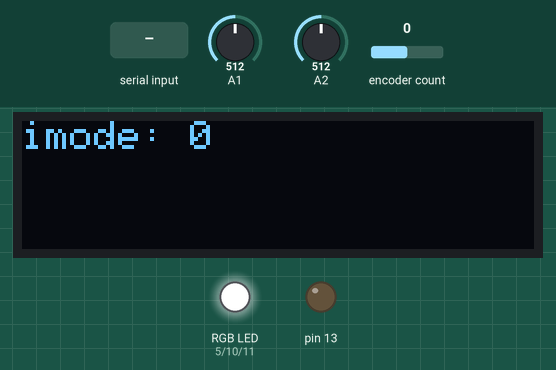
This sketch was run on a simulated Arduino Uno, built with avr-gcc and run on an emulated ATmega328P. On the bench: 128×32 one-colour display, an RGB LED mixed from three pins (HIGH = lit), output pins drawn as LEDs (lit = HIGH). The inputs (shaded band) are chosen by the test bench; at power-on: encoder count 0, A1 = 512, A2 = 512. The display library's start-up logo is not drawn; what the sketch prints to the serial monitor is not drawn.

Above: at 4.7 s.
4.8 s: encoder count set to 4
At 5.3 s:
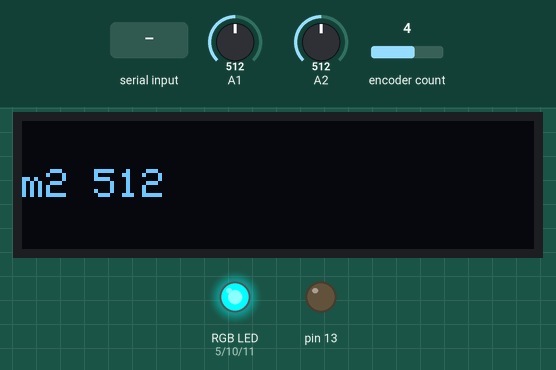
6.3 s: encoder count set to 3
At 7.8 s:
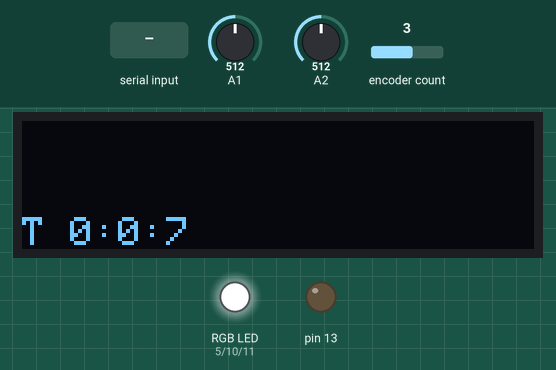
9.3 s: encoder count set to 2
At 9.7 s:
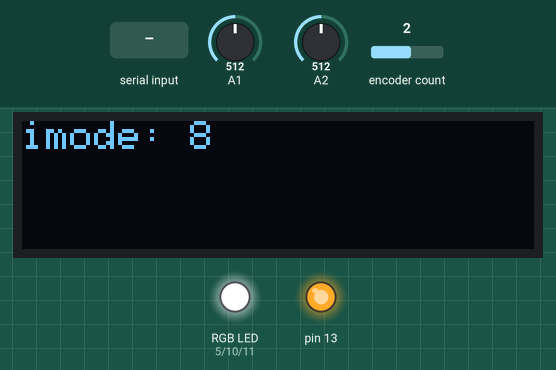
10.8 s: encoder count set to 1
At 11.8 s:
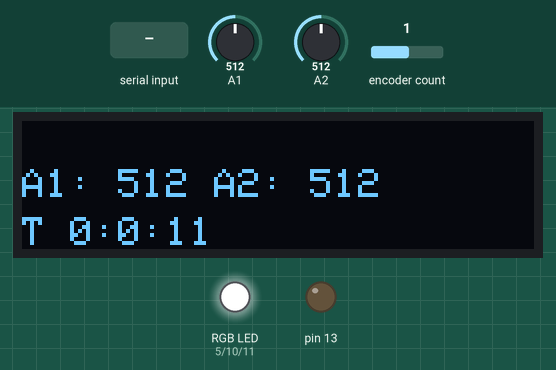
13.8 s: "led on\n" received over Serial
At 14.3 s:
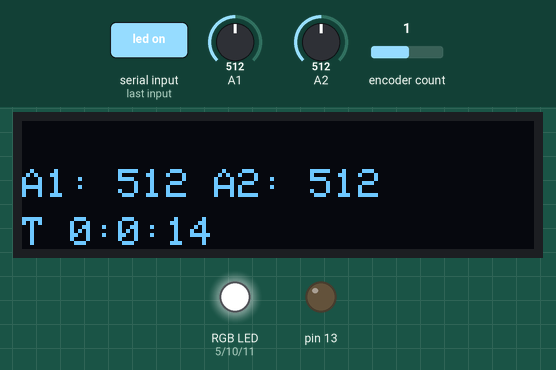
15.4 s: A1 set to 716
At 16.8 s:
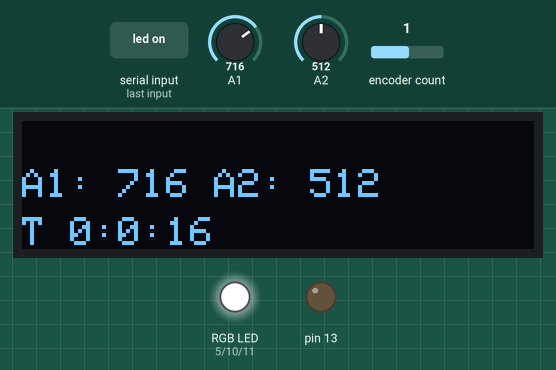
Timing chart, 0 to 18.4 s (numbered marks = the images above; inputs shaded):
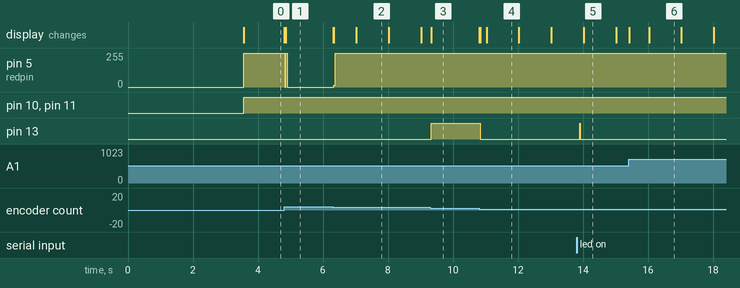

Measured:
- after the input at 4.8 s, pin 5 (redpin): 255/255 → 0/255 at once; the display: first changes at once (image 1 shows a later state)
- after the input at 6.3 s, pin 5 (redpin): 0/255 → 255/255 at once; the display: first changes at once (image 2 shows a later state)
- after the input at 9.3 s, pin 13: LOW → HIGH at once; the display: changes at once (image 3)
- after the input at 10.8 s, pin 13: HIGH → LOW at once; the display: first changes at once (image 4 shows a later state)
- after the input at 13.8 s, pin 13: LOW → HIGH after 0.11 s, → LOW 0.02 s later
- what the display in image 2 shows lasts 1.0 s, from 7.0 s to 8.0 s

The sketch:

H2.ino
```cpp
/* 6.18.2015 Kyle Bowerman
* Matts Timer + OledSimple Text
* 6.22 Adding encoder
* 6.23 Fixing encoder from _MyExamples/MyBasic
* 6.23 apporting trying interuppts
* 7.2 renamed G2 from NonInrpts-oldedWTimerEncoder
* 7.2 renamed H2 from G2 for fork to Adafruit Oled 128x32 I2C
*
*/
#include <Wire.h>  // Include Wire if you're using I2C
#include <SPI.h>  // Include SPI if you're using SPI
#include <SFE_MicroOLED.h>  // Include the SFE_MicroOLED library
#include <Encoder.h> // enocer libarary
//Adafruit Oled 128x32
#include <Adafruit_GFX.h>
#include <Adafruit_SSD1306.h>

#define OLED_RESET 9
Adafruit_SSD1306 display(OLED_RESET);

// MicroOLED Definition //
/*
#define PIN_RESET 9  // Connect RST to pin 9
#define PIN_DC    8  // Connect DC to pin 8
#define PIN_CS    10 // Connect CS to pin 10
#define DC_JUMPER 1
*/


#define COMMON_ANODE


// MicroOLED Object Declaration //
//MicroOLED oled(PIN_RESET, PIN_DC, PIN_CS); // SPI declaration
//MicroOLED oled(PIN_RESET, DC_JUMPER);    // I2C declaration

//Endocer declaration
Encoder myEnc(7, 6);

// Prototypes
void timer(void (*)(void), int, unsigned long *);

// Globals
String inputBuffer;
String inputLine;
unsigned long *timer1 = new unsigned long;
unsigned long *timer2 = new unsigned long;
unsigned long *timer3 = new unsigned long;
unsigned long *timer4 = new unsigned long;
unsigned long *timer5 = new unsigned long;
long oldPosition  = -999;
int newtime = 0;
int oldtime = 0;
int button = 4;
int bluepin = 11;
int greenpin = 10;
int redpin = 5;
int m_wet = 800;
int m_ok = 300;
int m_danger = 100;
int m_dry = 10;

// the setup function runs once when you press reset or power the board
void setup() {

  Serial.begin(9600);

  // by default, we'll generate the high voltage from the 3.3v line internally! (neat!)
  display.begin(SSD1306_SWITCHCAPVCC, 0x3C);  // initialize with the I2C addr 0x3C (for the 128x32)
  // init done

  // Show image buffer on the display hardware.
  // Since the buffer is intialized with an Adafruit splashscreen
  // internally, this will display the splashscreen.
  display.display();
  delay(2000);

  // Clear the buffer.
  display.clearDisplay();

  delay(1500);
  print("microled_demo");
  int mySeconds = 0;
  int myMinutes = 0;
  int myHours = 0;
  int myDays = 0;

  pinMode(13, OUTPUT);
  pinMode(button, INPUT);
  digitalWrite(button, HIGH); // internal pullup
  pinMode(redpin, OUTPUT);
  pinMode(greenpin, OUTPUT);
  pinMode(bluepin, OUTPUT);

  //Serial.begin(9600);
  print("\n\nStartup...\n\n");
  // Make sure the timers start at 0
  (*timer1) = 0;
  (*timer2) = 0;
  (*timer3) = 0;
  (*timer4) = 0;
  (*timer5) = 0;

}


// the loop function runs over and over again forever
void loop() {
  // Every time the user hits 'enter', run executeCommand against the input
  checkUserInput();
  if (inputLine != "") {
    executeCommand(inputLine);
  }

  //  timer(&printAnalogPins, 2000, timer1); // Call printAnalogPins every 2000ms
  timer(&hello, 10000, timer2); // Call hello every 10 seconds
  //timer(&printDot, 200, timer3); // Just print dots every 200ms
  //timer(&printAnalog, 5000, timer4); // call kyleText every 5 seconds
  //timer(&printMode, 10000, timer2); //clear the page every 7 seconds

   doDispatch();

  //  testDisplay();


}

void testDisplay() {
  display.setTextSize(1);
  display.setTextColor(WHITE);
  display.setCursor(0,0);
  display.println("Hello, world!");
  display.display();
  delay(2000);
  display.setCursor(0,8);
  display.println("goodbye, world!");
  display.display();
  delay(2000);
  display.setCursor(0,16);
   display.setTextColor(BLACK, WHITE); // 'inverted' text
  display.println("line 3 inverted");
  display.display();
  delay(2000);
  display.setCursor(0,24);
   display.setTextColor(WHITE);
  display.println("line 4 white");
  display.display();
  delay(2000);
  // Clear the buffer.
  display.clearDisplay();
  display.display();
  delay(2000);
}

void doDispatch() {
  long newPosition = myEnc.read();

  if (newPosition != oldPosition) {
    oldtime = newtime;
    newtime = millis();
    oldPosition = newPosition;
    Serial.print("this call made from doDispatch ");
    Serial.println(newPosition);
    //printMode();
    if (newPosition % 4 == 0 ) {
      if (newtime - oldtime > 3) {
        //printHead(newPosition);  // lagged behind
        printPos();
        Serial.print("newPosition: ");
        Serial.println(newPosition);
      }
      else {
        Serial.print("timediff ");
        Serial.println(newtime - oldtime);
      }
    }
  }

  if (newPosition < 0 )  myEnc.write(0); // dont let the postion go below 0
  //if (newPosition  < 1 ) {closeDisplay(5);} // Close display
  if (newPosition == 4 )  printAnalog();
  if (newPosition == 8 )  digitalWrite(13, HIGH);
  if (newPosition != 8 )  digitalWrite(13, LOW);
  if (newPosition == 12 ) printTime();
  if (newPosition == 16 ) checkMoisture();
  if (newPosition == 16 ) setColor(255,0,0); //red
  if (newPosition == 20 ) setColor(0,255,0); //green
  if (newPosition == 24 ) setColor(0,0,255); //blue
  if (newPosition == 28 ) setColor(255, 255,0); //yellow
  if (newPosition == 32 ) setColor(80,0,80); //purple
  if (newPosition == 36 ) setColor(0,255,255); //aqua
  if (newPosition == 40 ) setColor(255,165,0); //orange
  if (newPosition == 44 ) setColor(255,0,0); //red
  if (newPosition < 16 || newPosition > 44 ) {
     setColor(0,0,0);
    }
}

void checkMoisture() {
  int m1 = analogRead(A1);
  int m2 = analogRead(A2);
  int driestValue = 0;
  display.clearDisplay();
  display.setCursor(0,12);
  if (m1 < m2 ) {
    driestValue = m1;
    display.print("m1 ");
    display.print(m1);
  } else {
    driestValue = m2;
    display.print("m2 ");
    display.print(m2);
  }
  display.display();
  // Set the color button
  if ( driestValue < m_dry ) setColor(255,0,0); //red
  if ( driestValue > m_dry && driestValue < m_danger ) setColor(255,165,0); //orange
  if ( driestValue > m_danger && driestValue < m_ok ) setColor(255,255,0); //yellow
  if ( driestValue > m_ok && driestValue < m_wet ) setColor(0,255,0); //green
  if ( driestValue > m_wet ) setColor(0,0,255); //blue
}


void setColor(int red, int green, int blue)
{
  #ifdef COMMON_ANODE
    red = 255 - red;
    green = 255 - green;
    blue = 255 - blue;
  #endif
  analogWrite(redpin, red);
  analogWrite(greenpin, green);
  analogWrite(bluepin, blue);
}


void printPos() {
  long cPosition = myEnc.read();
  display.clearDisplay();
  display.setTextSize(1);
  display.setTextColor(WHITE);
  display.setCursor(0, 0);        // Set cursor to top-left
  display.print("imode: ");
  display.print(cPosition);
  display.display();
}
/*
void closeDisplay(int timeout) {
  Serial.print("closing display");
  oled.clear(ALL);
  oled.print("sleep in\n");
  oled.print(timeout);
  oled.display();
  delay(timeout * 1000 );
  oled.clear(ALL);
}
*/

void printTime() {

  int mySeconds = (millis() % 60000)/1000;
  int myMinutes = (millis() % 3600000)/60000;  //3600000 milliseconds in an hour
  int myHour = (millis() % 86400000)/3600000; //86400000 miliisceconds in a day
  display.clearDisplay();
  display.setCursor(0,24);
  display.print("T ");
  display.print(myHour);
  display.print(":");
  display.print(myMinutes);
  display.print(":");
  display.print(mySeconds);
  display.display();
}


void printAnalog() {
    int mySeconds = (millis() % 60000)/1000;
    int myMinutes = (millis() % 3600000)/60000;  //3600000 milliseconds in an hour
    int myHour = (millis() % 86400000)/3600000; //86400000 miliisceconds in a day

    display.clearDisplay();  // had to clear display sinc ethey are writing overeachother
    display.setCursor(0, 12);       // Set cursor to top-middle-left
    display.print("A1: ");
    display.print(analogRead(A1));
    //display.setCursor(64, 12);  // Was 0,24
    display.print(" A2: ");
    display.print(analogRead(A2));
    display.setCursor(0,24);
    display.print("T ");
    display.print(myHour);
    display.print(":");
    display.print(myMinutes);
    display.print(":");
    display.print(mySeconds);

    display.display();

}


void printAnalogPins() {
  print("Analog Readout\n");
  print("--------------\n");
  print("Pin A0: " + String(analogRead(0)) + "\n");
  print("Pin A1: " + String(analogRead(1)) + "\n");
  print("Pin A2: " + String(analogRead(2)) + "\n");
  print("Pin A3: " + String(analogRead(3)) + "\n");
  print("Pin A4: " + String(analogRead(4)) + "\n");
  print("Pin A5: " + String(analogRead(4)) + "\n");
  print("\n\n");
}

void hello(){
  print("Hello World!\n\n");
  Serial.println(myEnc.read());
}

void printDot(){
  print(".");
}

/*
* timer function, pass it a funciton pointer, a time in ms, and a pointer to a timer (unsigned long)
* and it will fire off the function every m milliseconds
*/
void timer(void (*f)(void), int m, unsigned long *t){
  if ((millis() - (*t)) > (m - 1)){
      f();
    (*t) += m;
  }
}

// Main area for processing commands
void executeCommand(String command){
  inputLine = ""; // Clear out the input line

  if (command == "good") {
    print("It *is* good!\n");
    return;
  }

  if (command == "a0"){
    print("Pin A0: " + String(analogRead(0)) + "\n");
    return;
  }

  if (command == "led on") {
    digitalWrite(13, HIGH);
    return;
  }

  if (command == "led off") {
    digitalWrite(13, LOW);
    return;
  }
  if (command == "e") {
    Serial.print("the encoder postion is ");
    Serial.println( myEnc.read());
    return;
  }

  // Just echo back the command if nothing else...
  print(command + "\n");
}

// Keeps building the user input into inputBuffer until the user hits enter then copy it to inputLine and return it
String checkUserInput(){
  if (Serial.available() > 0) {
    switch (Serial.peek())
    {
      case 13: // Git rid of carriage returns
        Serial.read();
        break;
      case 10:
        print((char)Serial.read());
        inputLine = inputBuffer;
        inputBuffer = "";
        return inputLine;
        break;
      default:
        bufferInput(Serial.read());
    }
  }
  return "";
}

// Adds user's keystrokes to the inputBuffer
String bufferInput(char c){
    inputBuffer += c;
    // Serial.write("Buffered:");
    // Serial.print((int)c);
    // Serial.write("\n");
    print(c);
    return inputBuffer;
}

// Easier printing for serial... (overloaded functions)
void print(char c){
  Serial.write(c);
}
void print(int c){
  Serial.print(c);
}
void print(String s){
  int length = s.length();
  char * buffer = (char*) malloc (length + 1);
  s.toCharArray(buffer, length + 1);
  Serial.print(buffer);
  free (buffer);
}
```
